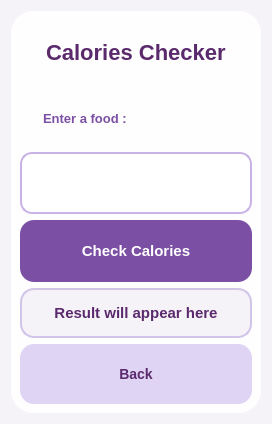
    <widget class="QWidget" name="caloriesPage">
     <property name="styleSheet">
      <string notr="true">background-color: #f5f2f8;</string>
     </property>
     <layout class="QVBoxLayout" name="verticalLayout_6">
      <item>
       <widget class="QWidget" name="caloriesContainer" native="true">
        <property name="styleSheet">
         <string notr="true">background-color: rgba(255, 255, 255, 0.95);
border-radius: 22px;
padding: 20px;</string>
        </property>
        <layout class="QVBoxLayout" name="verticalLayout_9">
         <item>
          <widget class="QLabel" name="caloriesTitleLabel">
           <property name="styleSheet">
            <string notr="true">QLabel {
    color: #5a2a6c;
    font-size: 22px;
    font-weight: bold;
    background: transparent;
}</string>
           </property>
           <property name="text">
            <string>Calories Checker</string>
           </property>
          </widget>
         </item>
         <item>
          <widget class="QLabel" name="foodInputLabel">
           <property name="styleSheet">
            <string notr="true">QLabel {
    color: #7b4fa3;
    font-size: 13px;
    font-weight: 500;
    background: transparent;
}</string>
           </property>
           <property name="text">
            <string>Enter a food : </string>
           </property>
          </widget>
         </item>
         <item>
          <widget class="QLineEdit" name="foodInput">
           <property name="styleSheet">
            <string notr="true">QLineEdit {
    background-color: white;
    border: 2px solid #c9b2e6;
    border-radius: 12px;
    padding: 10px;
    min-height: 38px;
    font-size: 14px;
    color: black;
}

QLineEdit:focus {
    border: 2px solid #7b4fa3;
    background-color: #fcfaff;
}</string>
           </property>
          </widget>
         </item>
         <item>
          <widget class="QPushButton" name="checkCaloriesBtn">
           <property name="styleSheet">
            <string notr="true">QPushButton {
    background-color: #7b4fa3;
    color: white;
    border-radius: 14px;
    padding: 10px;
    min-height: 42px;
    font-size: 15px;
    font-weight: 600;
}

QPushButton:hover {
    background-color: #6a4290;
}</string>
           </property>
           <property name="text">
            <string>Check Calories</string>
           </property>
          </widget>
         </item>
         <item>
          <widget class="QLabel" name="caloriesResultLabel">
           <property name="styleSheet">
            <string notr="true">QLabel {
    color: #5a2a6c;
    font-size: 15px;
    font-weight: 600;
    background-color: rgba(245, 242, 248, 1);
    border: 2px solid #d1c4e9;
    border-radius: 14px;
    padding: 14px;
}</string>
           </property>
           <property name="text">
            <string>Result will appear here</string>
           </property>
           <property name="alignment">
            <set>Qt::AlignmentFlag::AlignCenter</set>
           </property>
          </widget>
         </item>
         <item>
          <widget class="QPushButton" name="caloriesBackBtn">
           <property name="styleSheet">
            <string notr="true">QPushButton {
    background-color: #e0d4f5;
    color: #5a2a6c;
    border-radius: 14px;
    padding: 10px;
    min-height: 40px;
    font-size: 14px;
    font-weight: 600;
}

QPushButton:hover {
    background-color: #d1c4e9;
}</string>
           </property>
           <property name="text">
            <string>Back</string>
           </property>
          </widget>
         </item>
        </layout>
       </widget>
      </item>
     </layout>
    </widget>
